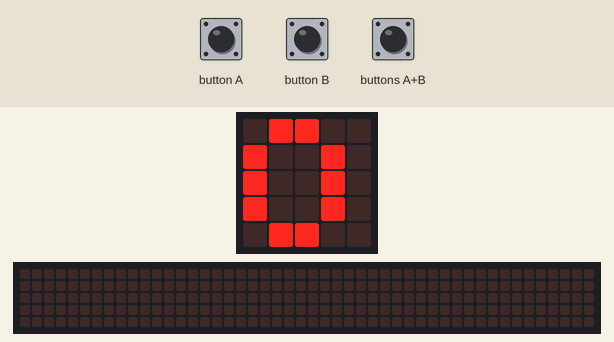
This program was run on a simulated BBC micro:bit (MakeCode). Parts: the board's 5×5 LED display, a strip that is not on the board, showing the scrolling text unrolled. The test bench sets the inputs (shaded band). The 48×5 strip is a reading aid, not a part: it shows the text the display is scrolling, unrolled, one strip-width of it at a time.

Above: at 1.9 s.
2.0 s: button B pressed for 0.15 s
At 9.3 s:
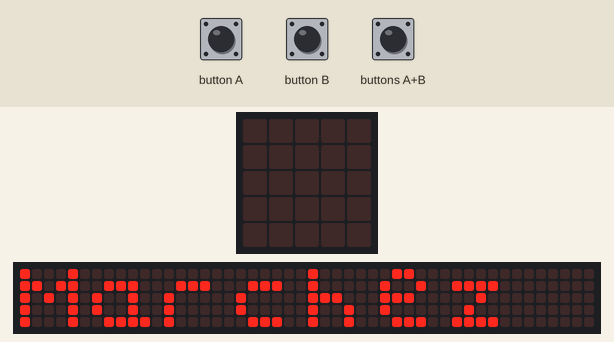
At 17.7 s:
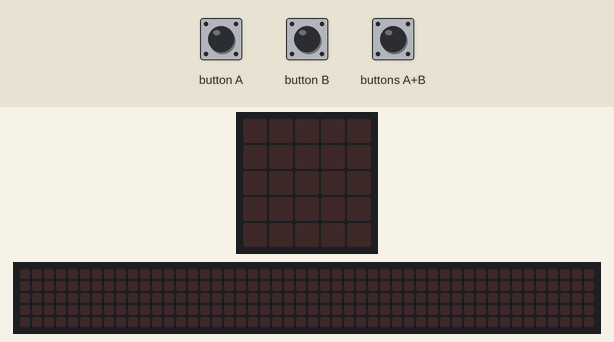

The program:

main.ts
```typescript
input.onButtonPressed(Button.A, function () {
    basic.showNumber(pas)
})
input.onButtonPressed(Button.AB, function () {
    pas = 0
    basic.showNumber(pas)
})
input.onButtonPressed(Button.B, function () {
    if (pas >= 8000) {
        basic.showString("Bravo !")
    } else {
        basic.showString("Marchez encore !")
    }
})
let pas = 0
pas = 0
basic.showNumber(pas)
basic.forever(function () {
    if (input.isGesture(Gesture.Shake) || input.isGesture(Gesture.LogoDown)) {
        pas += 1
    }
})
```

test.ts
```typescript
// les tests vont ici ; cela ne sera pas compilé si ce paquet est utilisé en tant qu'extension.
```

Measured:
- after the input at 2.0 s, the display: first changes after 0.15 s (image 1 shows a later state)
- what the display in image 1 shows lasts 0.6 s, from 8.9 s to 9.5 s
